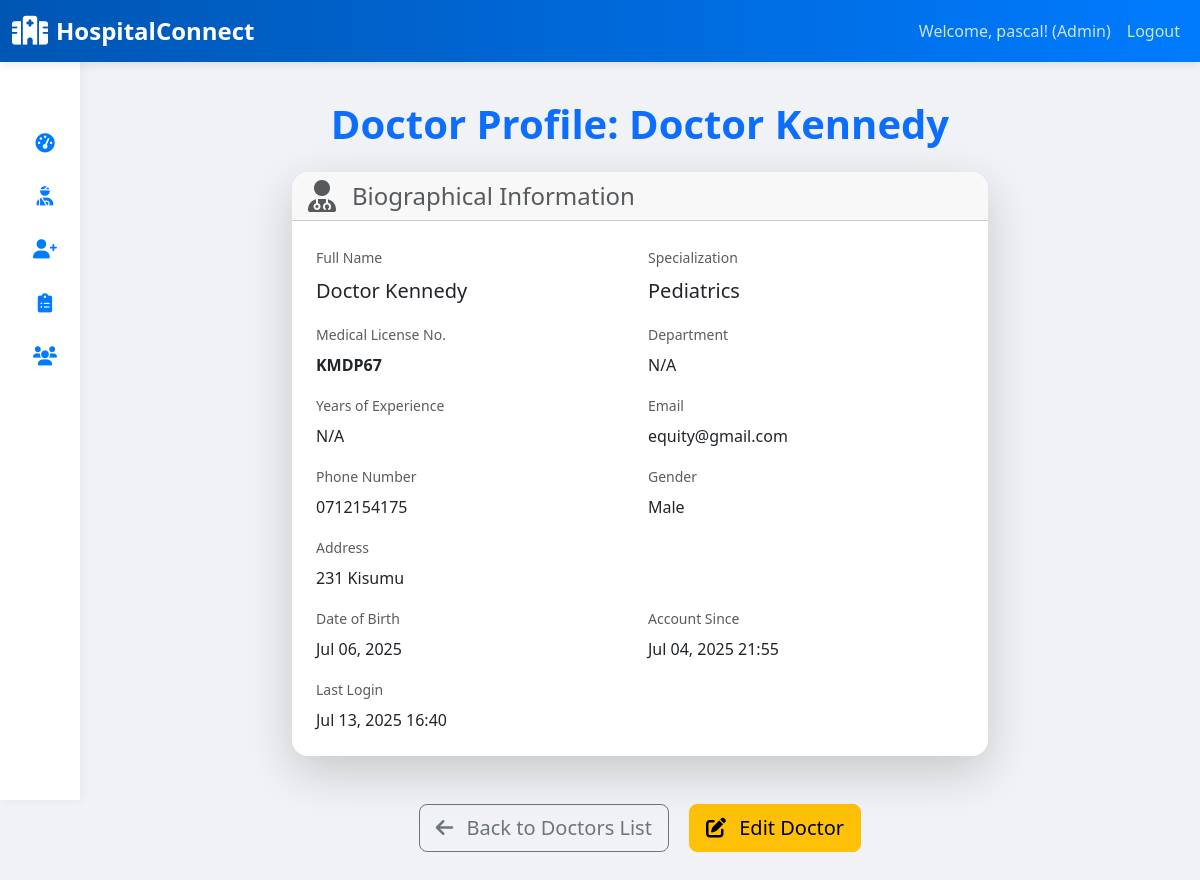
/doctor/4/ (signed in), run on an earlier commit of the app's database.
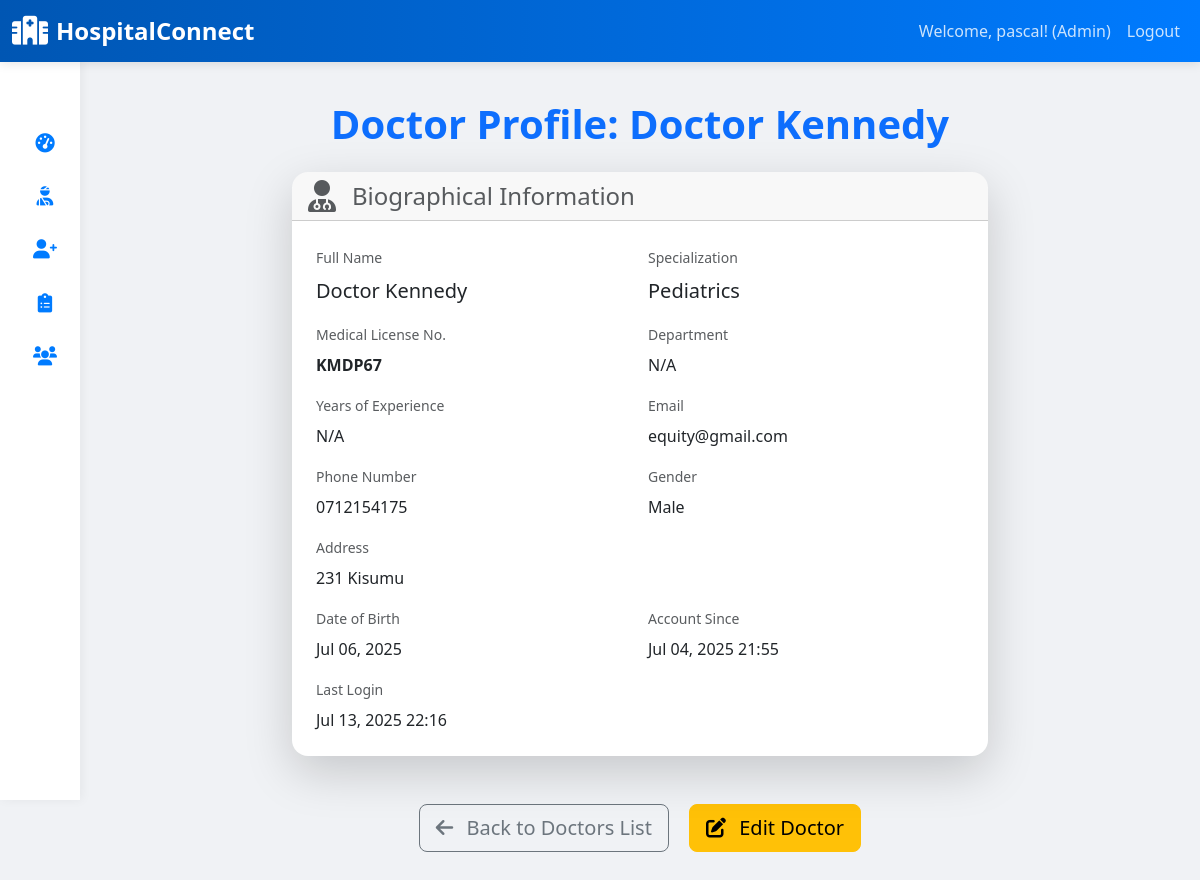
And on a later commit of the database.
### clinical_app/models.py (models this page shows, shortened)
class Doctor(models.Model):
    user = models.OneToOneField(User, on_delete=models.CASCADE, primary_key=True, limit_choices_to={'user_type': 'doctor'})
    specialization = models.CharField(max_length=100)
    medical_license_number = models.CharField(max_length=50, unique=True)
    department = models.ForeignKey('Department', on_delete=models.SET_NULL, null=True, blank=True)
    years_of_experience = models.IntegerField(default=0, null=True, blank=True, help_text="Years of experience as a doctor.")

class User(AbstractUser):
    USER_TYPE_CHOICES = (
        ('admin', 'Administrator'),
        ('doctor', 'Doctor'),
        ('nurse', 'Nurse'),
        ('pharmacist', 'Pharmacist'),
        ('lab_tech', 'Lab Technician'),
        ('radiologist', 'Radiologist'),
        ('patient', 'Patient'),
        ('receptionist', 'Receptionist'),
        ('procurement_officer', 'Procurement Officer'),
    )
    user_type = models.CharField(max_length=20, choices=USER_TYPE_CHOICES, default='patient')
    phone_number = models.CharField(max_length=20, blank=True, null=True)
    address = models.TextField(blank=True, null=True)
    date_of_birth = models.DateField(blank=True, null=True)
    gender_choices = (
        ('male', 'Male'),
        ('female', 'Female'),
    )
    gender = models.CharField(max_length=10, choices=gender_choices, blank=True, null=True)
    groups = models.ManyToManyField(
        'auth.Group',
        verbose_name=('groups'),
        blank=True,
        help_text=(
            'The groups this user belongs to. A user will get all permissions '
            'granted to each of their groups.'
        ),
        related_name="clinical_app_user_set", # Changed this line
        related_query_name="clinical_app_user",
    )
    user_permissions = models.ManyToManyField(
        'auth.Permission',
        verbose_name=('user permissions'),
        blank=True,
        help_text=('Specific permissions for this user.'),
        related_name="clinical_app_user_permissions_set", # Changed this line
        related_query_name="clinical_app_user",
    )

### clinical_app/views.py (the view)
# urls.py: path('doctor/<int:pk>/', views.DoctorDetailView.as_view(), name='doctor_detail'),
class DoctorDetailView(LoginRequiredMixin, IsMedicalStaffMixin, DetailView):
    model = Doctor
    template_name = 'clinical_app/doctor_detail.html'
    context_object_name = 'doctor'
    def get_context_data(self, **kwargs):
        context = super().get_context_data(**kwargs)
        doctor = self.get_object() # Get the Doctor object
        log_activity(
            self.request.user,
            'VIEW',
            f'Viewed doctor record: {doctor.user.get_full_name()} (License: {doctor.medical_license_number})',
            model_name='Doctor',
            object_id=doctor.pk,
            ip_address=get_client_ip(self.request)
        )
        return context

### clinical_app/views.py (called while the page is built)
def get_client_ip(request):
    x_forwarded_for = request.META.get('HTTP_X_FORWARDED_FOR')
    if x_forwarded_for:
        ip = x_forwarded_for.split(',')[0]
    else:
        ip = request.META.get('REMOTE_ADDR')
    return ip

def log_activity(user, action_type, description, model_name=None, object_id=None, ip_address=None, changes=None):
    if isinstance(user, AnonymousUser):
        user_obj = None
    else:
        user_obj = user
    ActivityLog.objects.create(
        user=user_obj,
        action_type=action_type,
        description=description,
        model_name=model_name,
        object_id=object_id,
        ip_address=ip_address,
        changes=json.dumps(changes) if changes else None # Store changes as JSON string
    )

    def test_func(self):
        return self.request.user.is_authenticated and \
               self.request.user.user_type in ['doctor', 'nurse', 'lab_tech', 'radiologist', 'pharmacist', 'admin']

### clinical_app/templates/clinical_app/doctor_detail.html (shortened to what the changed rows need)
{% extends "clinical_app/base.html" %}
{% block content %}
<div class="container py-4">
    <h1 class="mb-4 text-center text-primary fw-bold">Doctor Profile: {{ doctor.user.get_full_name }}</h1>
    <div class="row g-4 mb-5">
        <div class="col-12 col-md-8 mx-auto">
            <div class="card shadow-lg border-0 rounded-4 profile-card">
                <div class="card-body p-4">
                    <div class="row g-3">
                        <div class="col-12 col-sm-6">
                            <label class="form-label text-muted small">Full Name</label>
                            <p class="lead mb-0">{{ doctor.user.get_full_name }}</p>
                        </div>
                        <div class="col-12 col-sm-6">
                            <label class="form-label text-muted small">Specialization</label>
                            <p class="lead mb-0">{{ doctor.specialization }}</p>
                        </div>
                        <div class="col-12 col-sm-6">
                            <label class="form-label text-muted small">Medical License No.</label>
                            <p class="fw-bold mb-0">{{ doctor.medical_license_number }}</p>
                        </div>
                        <div class="col-12 col-sm-6">
                            <label class="form-label text-muted small">Department</label>
                            <p class="mb-0">{{ doctor.department.name|default:"N/A" }}</p>
                        </div>
                        <div class="col-12 col-sm-6">
                            <label class="form-label text-muted small">Years of Experience</label>
                            <p class="mb-0">{{ doctor.years_of_experience|default:"N/A" }}</p>
                        </div>
                        <div class="col-12 col-sm-6">
                            <label class="form-label text-muted small">Email</label>
                            <p class="mb-0">{{ doctor.user.email }}</p>
                        </div>
                        <div class="col-12 col-sm-6">
                            <label class="form-label text-muted small">Phone Number</label>
                            <p class="mb-0">{{ doctor.user.phone_number|default:"N/A" }}</p>
                        </div>
                        <div class="col-12 col-sm-6">
                            <label class="form-label text-muted small">Gender</label>
                            <p class="mb-0">{{ doctor.user.get_gender_display|default:"N/A" }}</p>
                        </div>
                        <div class="col-12">
                            <label class="form-label text-muted small">Address</label>
                            <p class="mb-0">{{ doctor.user.address|default:"N/A" }}</p>
                        </div>
                        <div class="col-12 col-sm-6">
                            <label class="form-label text-muted small">Date of Birth</label>
                            <p class="mb-0">{{ doctor.user.date_of_birth|date:"M d, Y"|default:"N/A" }}</p>
                        </div>
                        <div class="col-12 col-sm-6">
                            <label class="form-label text-muted small">Account Since</label>
                            <p class="mb-0">{{ doctor.user.date_joined|date:"M d, Y H:i" }}</p>
                        </div>
                        <div class="col-12 col-sm-6">
                            <label class="form-label text-muted small">Last Login</label>
                            <p class="mb-0">{{ doctor.user.last_login|date:"M d, Y H:i"|default:"N/A" }}</p>
                        </div>
                    </div>
                </div>
            </div>
        </div>
    </div>
    <div class="row mt-4">
        <div class="col-12 text-center">
        </div>
    </div>
</div>
{% endblock %}

What changed in the data, as far as the page shows it:
changed through a linked row, Doctor "Pediatrics": user.last_login "Jul 13, 2025 16:40" → "Jul 13, 2025 22:16"
